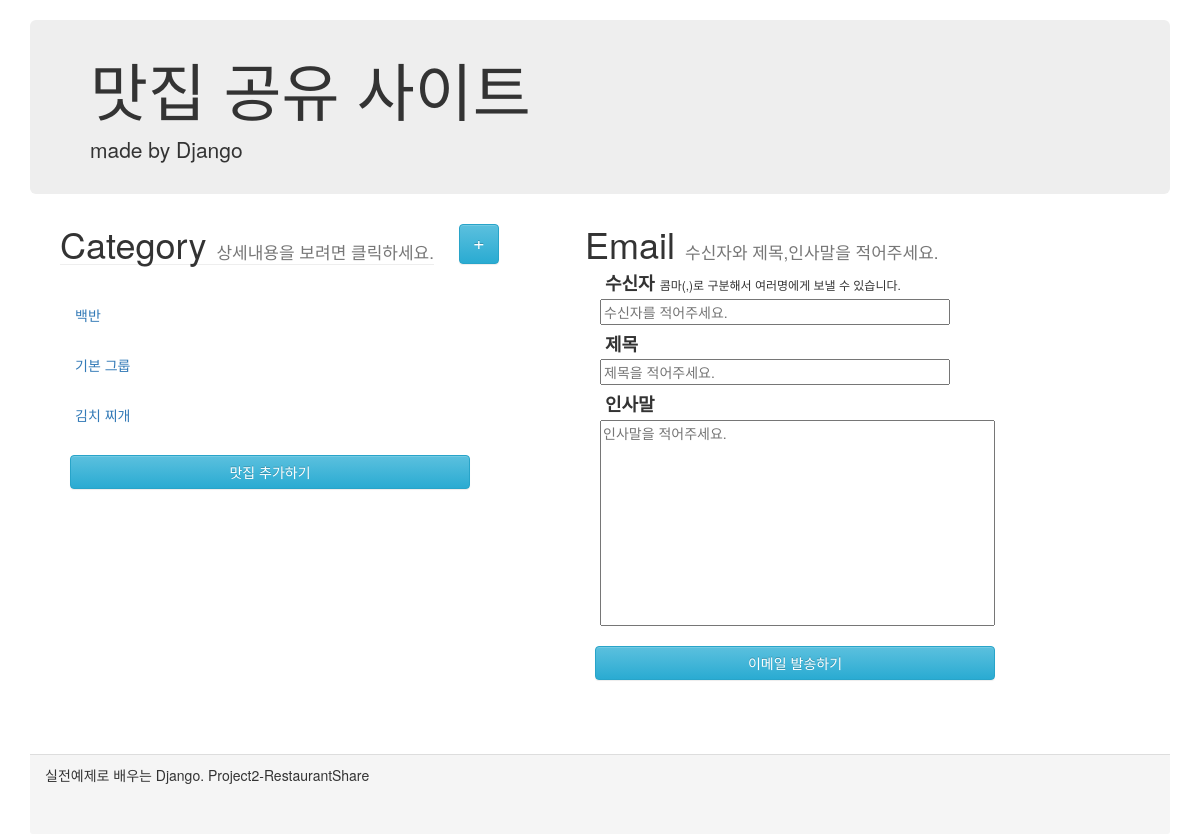
Before: / with the older database file.
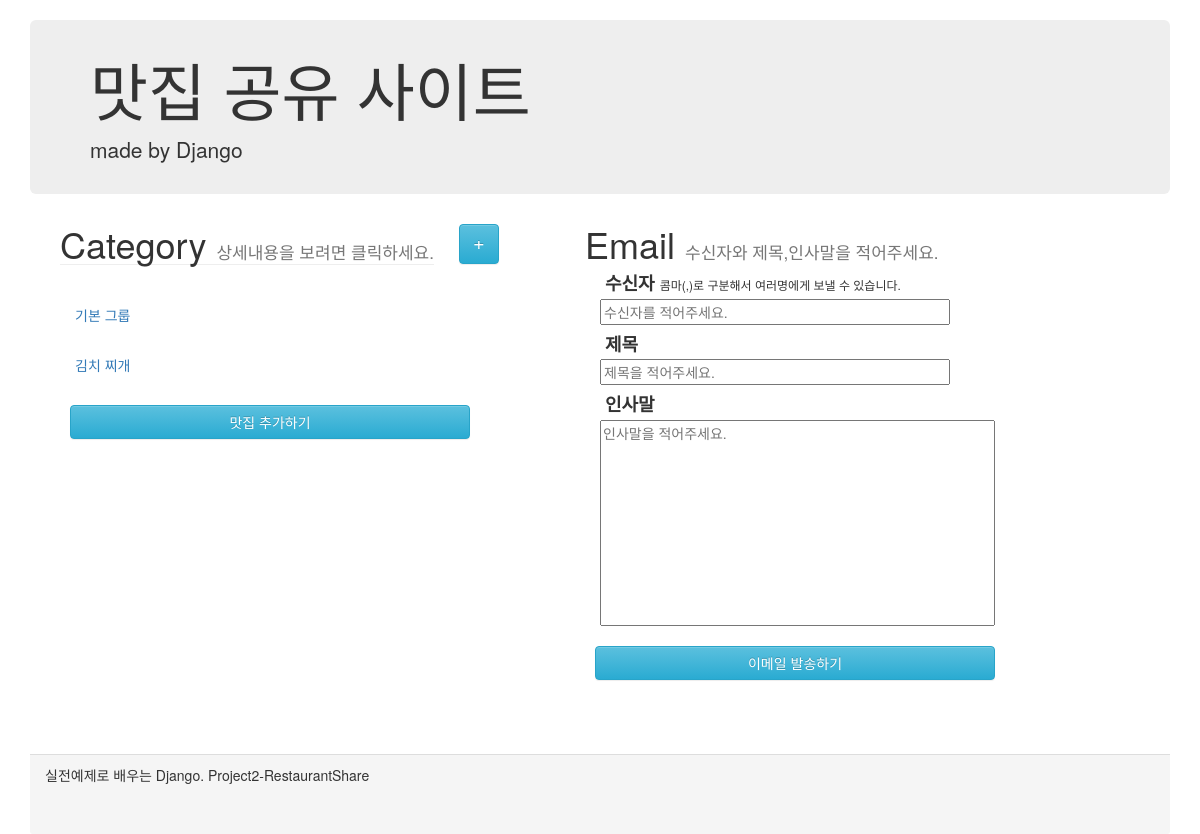
After: the same page with the newer database file.
### shareRes/models.py (models this page shows)
class Category(models.Model):
    category_name = models.CharField(max_length=100)

### shareRes/views.py (the view)
# urls.py: path('', views.index, name='index'),
def index(request):
    categories = Category.objects.all()
    restaurants = Restaurant.objects.all()
    content = {
        'categories': categories, 'restaurants': restaurants
    }
    return render(request, 'shareRes/index.html', content)

### shareRes/templates/shareRes/index.html (shortened to what this page needs)
<html lang="en">
<head>
    <link rel="stylesheet" href="https://maxcdn.bootstrapcdn.com/bootstrap/3.3.2/css/bootstrap.min.css">
    <link rel="stylesheet" href="https://maxcdn.bootstrapcdn.com/bootstrap/3.3.2/css/bootstrap-theme.min.css">
</head>
<body>
    <div class="container">
        <div class="header">
            <div class="jumbotron">
                <h1>맛집 공유 사이트</h1>
                <p>made by Django</p>
            </div>
        </div>
        <div class="content">
            <div class="row">
                <form action="./sendEmail/send/" method="POST" onsubmit="return emailCheckForm();"> {% csrf_token %}
                    <div class="restaurantInfoDiv ">
                        <div class="row">
                            <div class="infoHeaderDiv">
                                <h1>Category <small class="subTitle">상세내용을 보려면 클릭하세요.</small></h1>
                            </div>
                            <div class="categoryAddDiv">
                                    <a href="categoryCreate/" class="categoryAddBtn btn btn-info" role="button">+</a>
                            </div>
                        </div>
                        <ul class="restaurantListDiv nav nav-pills nav-stacked">
                           {% for category in categories %}
                           <li class="category deactive">{{ category.category_name }}</li>
                           {% endfor %}
                        </ul>
                        <a href="restaurantCreate/" class="sendBtn btn btn-info" role="button">맛집 추가하기</a>
                    </div>
                    <div class="emailDiv">
                        <div class="emailHeaderDiv">
                            <h1>Email <small class="subTitle">수신자와 제목,인사말을 적어주세요.</small></h1>
                        </div>
                        <div class="emailContentGroup">
                            <div class="emailContentHeader">
                                <h4>수신자 <span class="inputReceiverSub">콤마(,)로 구분해서 여러명에게 보낼 수 있습니다.</span></h4>
                                <input class="inputReceiver" name="inputReceiver" id="inputReceiver" type="text" placeholder="수신자를 적어주세요."/><br/>
                            </div>
                            <div class="emailContentHeader">
                                <h4>제목</h4>
                                <input class="inputTitle" name="inputTitle" id="inputTitle" type="text" placeholder="제목을 적어주세요."/><br/>
                            </div>
                            <div class="emailContent">
                                <h4>인사말</h4>
                                <textarea class="inputContent" name="inputContent" id="inputContent" cols="50" rows="10" placeholder="인사말을 적어주세요."></textarea>
                            </div>
                        </div>
                        <div>
                            <input type="submit" class="sendBtn btn btn-info" role="button" value="이메일 발송하기"/>
                        </div>
                    </div>
                </form>
            </div>
        </div>
        <div class="panel-footer">
            실전예제로 배우는 Django. Project2-RestaurantShare
        </div>
    </div>
</body>
</html>

### shareRes/templates/shareRes/index.html (style rules this page uses)
.container { margin-top: 20px; }
.jumbotron { padding-top:15px; padding-bottom:15px; }
.content { min-height: 60%; margin: auto; }
.row { margin:0; padding:0; }
.subTitle { font-size:17px; }
.restaurantInfoDiv { margin-left:30px; float:left; }
.infoHeaderDiv { border-bottom: 1px solid #eee; float:left; }
.infoHeaderDiv h1 { margin:0; }
.categoryAddDiv { float:left; margin-left:25px; }
.categoryAddBtn { height: 40px; width: 40px; font-size:20px; padding:3px; }
.restaurantListDiv { margin-top: 25px; width: 500px; }
a { text-decoration: none; }
.deactive { color: #337ab7; background-color: #fff; }
.category { position: relative; display: block; cursor: pointer; border-radius: 4px; padding: 10px 15px; margin-top: 5px; margin-bottom: 10px; }
.emailDiv { float:left; margin-left:25px; }
.emailContentGroup { margin:5px; }
.emailHeaderDiv h1 { margin:0; }
.sendBtn { width: 400px; margin: 10px; }
.emailContentGroup h4 { font-weight: bold; margin:5px; }
.emailContentHeader { margin: 10px; }
.emailContent { margin: 10px; }
.inputReceiver { width: 350px; }
.inputReceiverSub { font-size: 12px; font-weight: 100; }
.inputTitle { width: 350px; }
.inputContent { resize: none; }
.panel-footer { margin-top: 50px; height: 10%; }

Changed rows visible on the page:
removed Category: category_name "백반"
